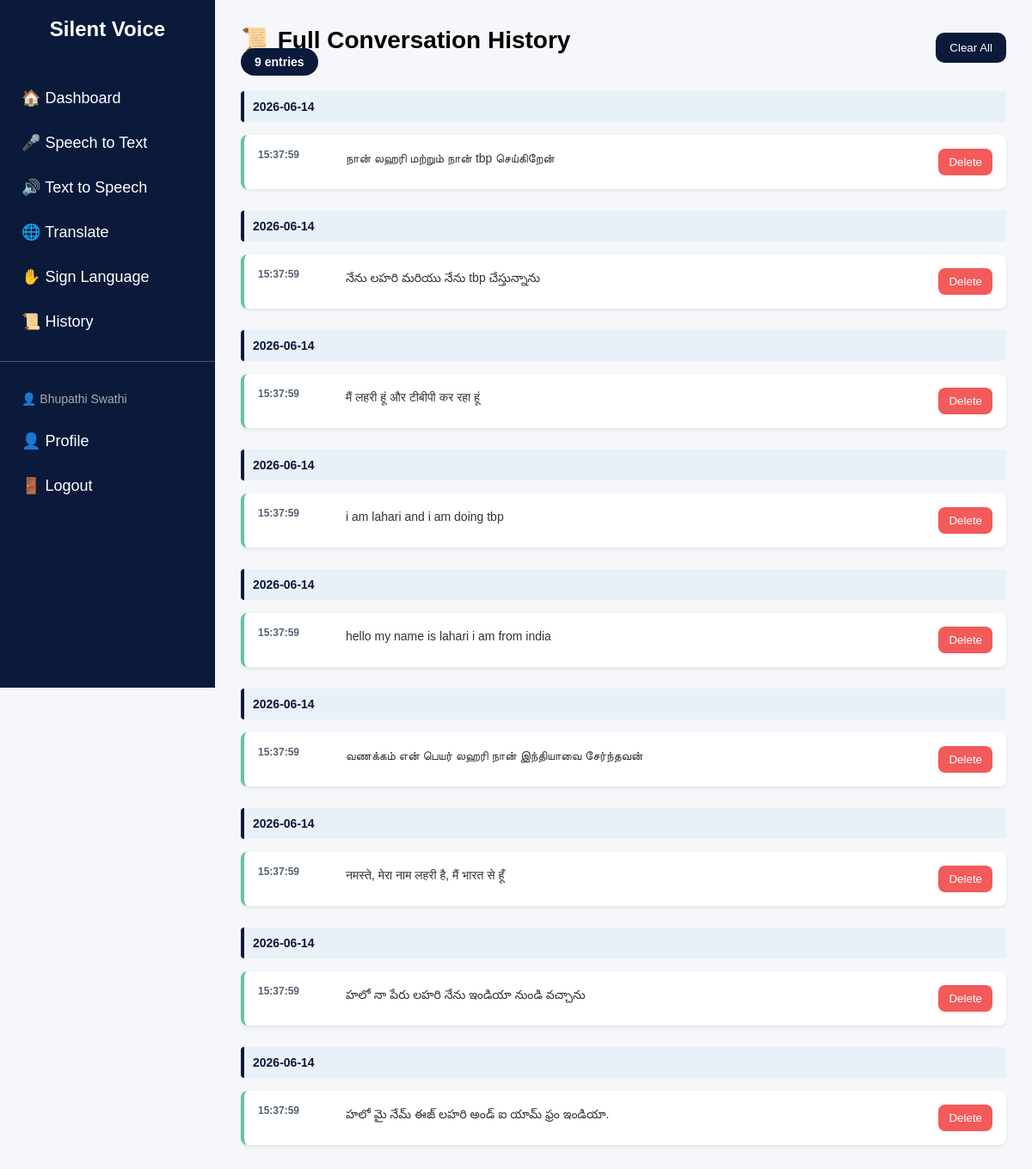
/history-page (signed in), run on the app's committed database.
### tables this page shows
CREATE TABLE history (
    id INTEGER PRIMARY KEY AUTOINCREMENT,
    text TEXT
, username TEXT, created_at TIMESTAMP);

### app.py (the view)
@app.route("/history-page")
@login_required
def history_page():
    username = session['username']
    conn = get_db()
    cursor = conn.cursor()
    cursor.execute(
        "SELECT id, username, text, created_at FROM history WHERE username = ? ORDER BY id DESC", (username,)
    )
    history = cursor.fetchall()
    conn.close()
    return render_template(
        "history.html",
        history=history
    )

### app.py (called while the page is built)
def get_db():
    return sqlite3.connect("data.db")

def login_required(view):
    @wraps(view)
    def wrapped_view(**kwargs):
        if 'username' not in session:
            if request.method == 'POST' or request.is_json:
                return jsonify({"error": "Authentication required."}), 401
            return redirect(url_for('login'))
        return view(**kwargs)
    return wrapped_view

@app.context_processor
def inject_user():
    return dict(username=session.get('username'))

### templates/history.html (shortened to what this page needs)
{% extends "base.html" %}
{% block content %}
<div class="history-timeline">
    <div class="history-header">
        <div>
            <h1>📜 Full Conversation History</h1>
            <span class="history-count">{{ history|length }} entries</span>
        </div>
        <button onclick="clearAllHistory()" style="background:#0b1a3a;color:white;border:none;padding:10px 16px;border-radius:10px;cursor:pointer;">Clear All</button>
    </div>
    {% if history %}
        {% set current_date = None %}
        {% for entry in history %}
            {% set entry_date = entry[3].split(' ')[0] if entry[3] else 'Unknown' %}
            {% if entry_date != current_date %}
                {% set current_date = entry_date %}
                <div class="timeline-date">{{ current_date }}</div>
            {% endif %}
            <div class="conversation-item" data-entry-id="{{ entry[0] }}">
                <div class="conversation-time">{{ entry[3].split(' ')[1] if entry[3] else '' }}</div>
                <div class="conversation-content">{{ entry[2] }}</div>
                <div class="entry-actions">
                    <button class="btn-delete-entry" data-id="{{ entry[0] }}" type="button">Delete</button>
                </div>
            </div>
        {% endfor %}
    {% else %}
        <div class="empty-state">
            <div class="empty-state-icon">🕒</div>
            <div>No history found yet.</div>
            <div>Perform a gesture or text action to start saving conversation history.</div>
        </div>
    {% endif %}
</div>
{% endblock %}

### templates/base.html (style rules this page uses)
* { margin:0; padding:0; box-sizing:border-box; font-family: Arial; }
body { display:flex; background:#f5f7fb; }
button { background:#2563eb; color:white; border:none; padding:10px 20px; border-radius:8px; cursor:pointer; }

### templates/history.html (style rules this page uses)
.history-timeline { max-width: 900px; margin: 0 auto; }
.timeline-date { font-size: 14px; font-weight: bold; color: #0b1a3a; margin-top: 25px; margin-bottom: 15px; padding: 10px; background: #e8f0f8; border-left: 4px solid #0b1a3a; border-radius: 4px; }
.conversation-item { display: flex; justify-content: space-between; gap: 12px; align-items: flex-start; margin-bottom: 15px; padding: 16px; background: white; border-radius: 8px; border-left: 4px solid #66c2a5; box-shadow: 0 2px 4px rgba(0, 0, 0, 0.08); transition: transform 0.2s ease, box-shadow 0.2s ease; }
.conversation-time { font-size: 12px; color: #556172; min-width: 75px; font-weight: 600; margin-right: 15px; }
.conversation-content { flex: 1; color: #323232; word-wrap: break-word; font-size: 14px; line-height: 1.6; }
.entry-actions { display: flex; align-items: center; gap: 8px; }
.btn-delete-entry { background: #f35a5a; color: white; border: none; padding: 8px 12px; border-radius: 8px; cursor: pointer; transition: background 0.2s ease; }
.history-header { display: flex; align-items: center; justify-content: space-between; gap: 10px; margin-bottom: 25px; flex-wrap: wrap; }
.history-header h1 { margin: 0; font-size: 28px; }
.history-count { background: #0b1a3a; color: white; padding: 8px 16px; border-radius: 999px; font-size: 14px; font-weight: bold; }

### data on the page
history: created_at "2026-06-14", created_at "15:37:59", text "நான் லஹரி மற்றும் நான் tbp செய்கிறேன்"
history: created_at "2026-06-14", created_at "15:37:59", text "నేను లహరి మరియు నేను tbp చేస్తున్నాను"
history: created_at "2026-06-14", created_at "15:37:59", text "मैं लहरी हूं और टीबीपी कर रहा हूं"
history: created_at "2026-06-14", created_at "15:37:59", text "i am lahari and i am doing tbp"
history: created_at "2026-06-14", created_at "15:37:59", text "hello my name is lahari i am from india"
history: created_at "2026-06-14", created_at "15:37:59", text "வணக்கம் என் பெயர் லஹரி நான் இந்தியாவை சேர்ந்தவன்"
history: created_at "2026-06-14", created_at "15:37:59", text "नमस्ते, मेरा नाम लहरी है, मैं भारत से हूँ"
history: created_at "2026-06-14", created_at "15:37:59", text "హలో నా పేరు లహరి నేను ఇండియా నుండి వచ్చాను"
history: created_at "2026-06-14", created_at "15:37:59", text "హలో మై నేమ్ ఈజ్ లహరి అండ్ ఐ యామ్ ఫ్రం ఇండియా."

### other printed values
{{ username }} "Bhupathi Swathi"
{{ history|length }} "9"
